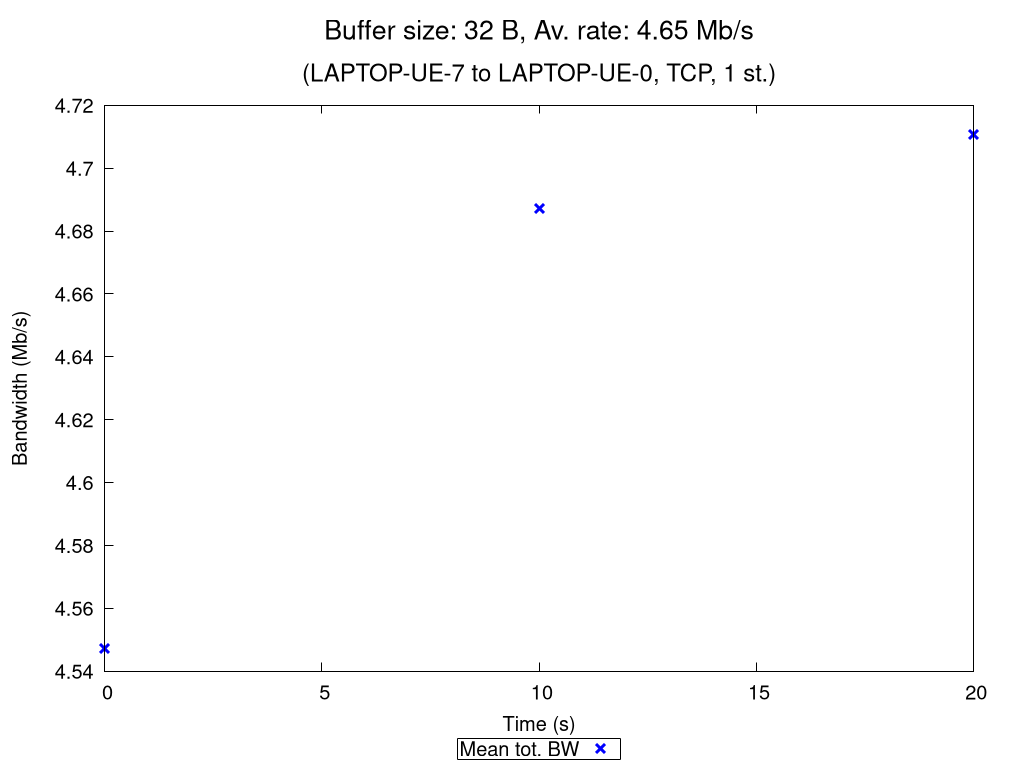

Write the gnuplot code that produced this figure.
set terminal pngcairo nocrop enhanced size 1024,768 font "Verdana,15"
set output "TCP_1_st_2020_11_05_12-50-29_two2one_00032B.png"

set title "{/=20 Buffer size: 32 B, Av. rate: 4.65 Mb/s}\n\n{/=18 (LAPTOP-UE-7 to LAPTOP-UE-0, TCP, 1 st.)}"

set xlabel "Time (s)"
set ylabel "Bandwidth (Mb/s)"
set ytics nomirror
set key bmargin center horizontal box samplen 1 width -1
set bmargin 4.6
set rmargin 4.5

rf = 1000000.0  # rate factor
set style fill transparent solid 0.2 noborder
set autoscale xfix
plot "TCP_1_st_2020_11_05_12-50-29_two2one_00032B_iperf_processed.dat" using 1:($2/rf-$3/rf):($2/rf+$3/rf) with filledcurves lc rgb "blue" notitle, \
     "" using 1:($2/rf) with points pt 2 ps 1.5 lw 3 lc rgb "blue" title "Mean tot. BW", \
